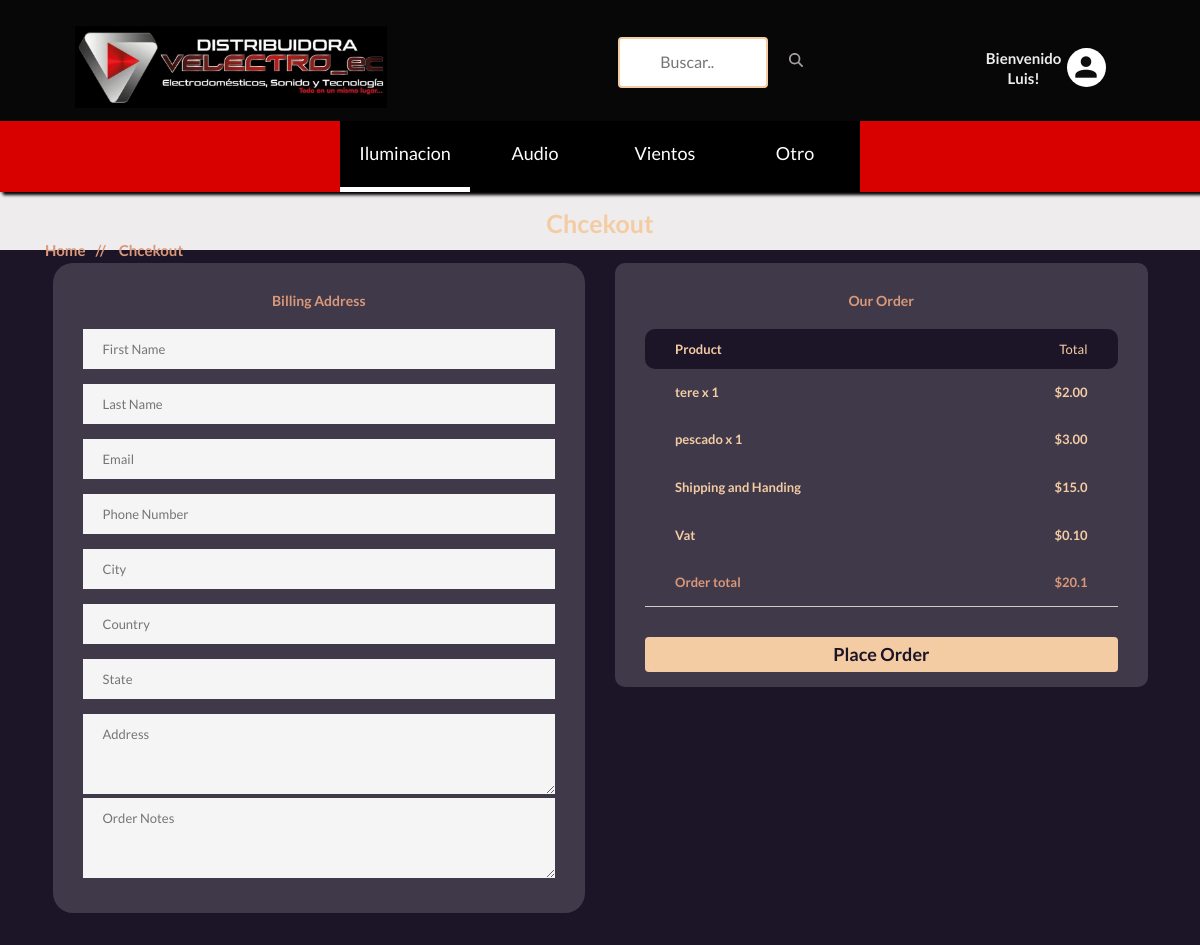
The page /orders/checkout/ (signed in) on the database its author committed.
### accounts/models.py (models this page shows, shortened)
class Account(AbstractBaseUser):
    first_name = models.CharField(max_length=50)
    last_name = models.CharField(max_length=50)
    username = models.CharField(max_length=50, unique=True)
    email = models.EmailField(max_length=100, unique=True)
    Phone_number = models.CharField(max_length=50)
    is_admin = models.BooleanField(default=False)
    is_staff = models.BooleanField(default=False)
    is_active = models.BooleanField(default=False)
    is_superadmin = models.BooleanField(default=False)
    date_joined_for_format = models.DateTimeField(auto_now_add=True)
    last_login_for_format  = models.DateTimeField(auto_now_add=True)
    USERNAME_FIELD = 'email'
    REQUIRED_FIELDS = ['username', 'first_name', 'last_name']
    objects = AccountManger()

### shop/models.py (models this page shows, shortened)
class Subcategory(models.Model):
    name = models.CharField(max_length=100, unique=True)
    slug = models.SlugField(max_length=100, unique=True)
    class Meta:
        verbose_name = 'Categoria'
        verbose_name_plural = 'categorias'
    def get_subcategory_slug_url(self):
        return reverse('shop:subcategries', args=[self.slug])

class Product(models.Model):
    subcategory = models.ForeignKey(Subcategory, on_delete=models.CASCADE, default=True, null=False)
    category = models.ForeignKey(Category, on_delete=models.CASCADE, default=True, null=False)
    name = models.CharField(max_length=100, unique=True)
    slug = models.SlugField(max_length=100, unique=True)
    description = models.TextField(max_length=300, blank=True)
    price = models.DecimalField(max_digits=6, decimal_places=2)
    discount = models.DecimalField(max_digits=6, decimal_places=2, default=0.00)
    image = models.ImageField(upload_to='photos/products')
    stock = models.IntegerField()
    new = models.BooleanField(default=False)
    is_available = models.BooleanField(default=True)
    date_joined_for_format = models.DateTimeField(auto_now_add=True)
    last_login_for_format = models.DateTimeField(auto_now=True)
    class Meta:
        verbose_name_plural = 'Products'
        ordering = ('-date_joined_for_format',)

### cart/models.py (models this page shows, shortened)
class CartItem(models.Model):
    user = models.ForeignKey(Account, on_delete=models.CASCADE, null=True )
    product = models.ForeignKey(Product, on_delete=models.CASCADE)
    variation = models.ManyToManyField(Variation, blank=True)
    cart = models.ForeignKey(Cart, on_delete=models.CASCADE, null=True)
    quantity = models.IntegerField()
    is_active = models.BooleanField(default=True)
    def sub_total(self):
        return self.product.price * self.quantity

### orders/views.py (the view)
# urls.py: path('checkout/', views.checkout, name='checkout'),
@login_required(login_url = 'accounts:login')
def checkout(request,total=0, total_price=0, quantity=0, cart_items=None):
    tax = 0.00
    handing = 0.00
    try:
        if request.user.is_authenticated:
            cart_items = CartItem.objects.filter(user=request.user, is_active=True)
        else:
            cart = Cart.objects.get(cart_id=_cart_id(request))
            cart_items = CartItem.objects.filter(cart=cart, is_active=True)
        for cart_item in cart_items:
            total_price += (cart_item.product.price * cart_item.quantity)
            quantity += cart_item.quantity
        total = total_price + 10
    except ObjectDoesNotExist:
        pass # just ignore
    tax = round(((2 * total_price)/100), 2)
    grand_total = total_price + tax
    handing = 15.00
    total = float(grand_total) + handing
    context = {
        'total_price': total_price,
        'quantity': quantity,
        'cart_items':cart_items,
        'handing': handing,
        'vat' : tax,
        'order_total': total,
    }
    return render(request, 'shop/orders/checkout/checkout.html', context)

### shop/context_processors.py (called while the page is built)
def category_list(request):
    return {
        'categories' : Category.objects.all(),
        'subcategories': Subcategory.objects.all()
    }

### shop/models.py (called while the page is built)
    def get_category_slug_url(self):
        return reverse('shop:categries', args=[self.subcategory1.slug,self.slug])

### templates/shop/orders/checkout/checkout.html (shortened to what this page needs)
{% extends '../../../base.html' %}
{% load static %}
{% block content %}
<div class="pages-title section-padding">
    <div class="container">
        <div class="row">
            <div class="col-xs-12">
                <div class="pages-title-text text-center">
                    <h2 style="color:#f4cca4">Chcekout</h2>
                    <ul class="text-left">
                        <li><a style="color:#d99879" href="\">Home </a></li>
                        <li style="color:#d99879"><span> // </span>Chcekout</li>
                    </ul>
                </div>
            </div>
        </div>
    </div>
</div>
<section style="margin-bottom:50;background:#1c1427" class="pages checkout section-padding">
    <div class="container">
        <div class="row">
        <form action="{% url 'orders:payment' %}" method="post">
            <div class="col-sm-6">
                <div style="border-radius:20px;" class="main-input single-cart-form padding60">
                    <div class="log-title text-center">
                        <h3><strong style="color:#d99879">Billing Address</strong></h3>
                    </div>
                    <div class="custom-input">
                            <input type="text" name="first_name" placeholder="First Name" required />
                            <input type="text" name="last_name" placeholder="Last Name" required />
                            <input type="text" name="email" placeholder="Email" required />
                            <input type="text" name="phone" placeholder="Phone Number" required />
                            <input type="text" name="city" placeholder="City" required />
                            <input type="text" name="country" placeholder="Country" required />
                            <input type="text" name="state" placeholder="State" required />
                            <div class="custom-mess">
                                <textarea rows="2" placeholder="Address" name="address" required></textarea>
                            </div>
                            <div class="custom-mess">
                                <textarea rows="2" placeholder="Order Notes" name="order_note"></textarea>
                            </div>
                    </div>
                </div><br>
            </div>
            <div class="col-xs-12 col-sm-6">
                <div style="border-radius:10px;" class="padding60">
                    <div class="log-title text-center">
                        <h3><strong style="color:#d99879">Our order</strong></h3>
                    </div>
                    <div class="cart-form-text pay-details table-responsive">
                        <table>
                            <thead>
                                <tr  >
                                    <th style="color:#f4cca4;background:#1c1427;border-radius:10px 0 0 10px;">Product</th>
                                    <td style="color:#f4cca4;background:#1c1427;border-radius:0 10px 10px 0;">Total</td>
                                </tr>
                            </thead>
                            <tbody>
                                {% for cart_item in cart_items %}
                                <tr>
                                    <th>{{cart_item.product.name}} x {{cart_item.quantity}}</th>
                                    <td>${{cart_item.sub_total}}</td>
                                </tr>
                                {% endfor %}
                                <tr>
                                    <th>Shipping and Handing</th>
                                    <td>${{handing}}</td>
                                </tr>
                                <tr>
                                    <th>Vat</th>
                                    <td>${{vat}}</td>
                                </tr>
                                <tr style="color:#d99879">
                                    <th>Order total</th>
                                    <td>${{order_total}}</td>
                                </tr>
                            </tbody>
                        </table>
                        <div  style="width:100%" class="submit-text">
                        <button href="#" class="btn btn-warning" style="background:#f4cca4;color:#1c1427; width:100% ; text-transform: capitalize;font-size:18px"><b>Place Order</b></button>
                        </div>
                    </div>
                </div>
            </div>
        </form>
        </div>
    </div>
</section>
{% endblock content %}

### templates/base.html (shortened to what this page needs)
{% load static %}
<!doctype html>
<html class="no-js" lang="">
<head>
    <link href="https://cdn.jsdelivr.net/npm/bootstrap@5.3.1/dist/css/bootstrap.min.css" rel="stylesheet">
    <link rel="stylesheet" href="{% static 'css/bootstrap.min.css' %}">
    <link rel="stylesheet" href="{% static 'css/animate.css' %}">
    <link rel="stylesheet" href="{% static 'css/materialdesignicons.min.css' %}">
    <link rel="stylesheet" href="{% static 'css/jquery.simpleLens.css' %}">
    <link rel="stylesheet" href="{% static 'css/jquery-ui.min.css' %}">
    <link rel="stylesheet" href="{% static 'css/meanmenu.min.css' %}">
    <link rel="stylesheet" href="{% static 'css/nivo-slider.css' %}">
    <link rel="stylesheet" href="{% static 'css/owl.carousel.css' %}">
    <link rel="stylesheet" href="{% static 'css/style.css' %}">
    <link rel="stylesheet" href="{% static 'css/responsive.css' %}">
    <link rel="stylesheet" href="https://cdnjs.cloudflare.com/ajax/libs/font-awesome/4.7.0/css/font-awesome.min.css">
</head>
<body style="background: rgb(238, 236, 236)">
    <header style="background:black" class="header-one header-two">
        <div class="container-primer">
            <div class="img">
                <a href="\"> <img src="{% static '/img/logo2.jpg' %}" alt="">
                </a>
            </div>
            <div class="searches">
                <form id="searchh" action={% url 'shop:search' %} method="GET">
                    <input  type="text" name="keyword" placeholder="Buscar..">
                    <div class="btn">
                    </div>
                </form>
            </div>
            <div class="middel-top clearfix tercero">
                    <div class="welcome">
                        {% if user.id is None %}
                        <div class="welcome-profile">
                            <p style="color:rgb(238, 236, 236)"><b>Bienvenido</b></p>
                        </div>
                        {% else %}
                        <div class="welcome-profile">
                            <p style="color:rgb(238, 236, 236)"><b>Bienvenido {{user.first_name | capfirst}}!</b></p>
                        </div>
                        {% endif %}
                    </div>
                    <div class="profile">
                        <ul class="clearfix right floatright panel-up">
                            <li>
                                <a style="color:rgb(14, 13, 13)" href="#"><i class="mdi mdi-account"></i></a>
                            </li>
                        </ul>
                    </div>
            </div>
         </div>
        <div>
            <ul class="fase-child">
                {% for subcategory in subcategories %}
                <li class="sub-list"><a style="color:white" href={{subcategory.get_subcategory_slug_url}}>{{subcategory.name}}</a>
                </li>
                {% endfor %}
            </ul>
        </div>
    </header>
    {% block content %}
    {% endblock content %}
</body>
</html>

### core/static/css/responsive.css (style rules this page uses)
@media (min-width: 1200px) and (max-width: 1666px) { html { overflow-x: hidden } }
@media (min-width: 1200px) and (max-width: 1666px) { html { overflow-x: hidden; } }
@media (min-width: 1200px) and (max-width: 1265px) { html { overflow-x: hidden } }
@media (min-width: 1170px) and (max-width: 1200px) { html { overflow-x: hidden } }
header .logo,.middel-top .right a { line-height: 50px; }
.middel-top .center ,.middel-top .left, .middel-top .right { width: 100%; }
.middel-top,.middel-top .center { border: 0 none; }
.middel-top { display: inline-block; position: relative; text-align: center; }
.pages-title-text h2 { font-size: 25px; }
.pages-title ul.text-left { top: 35px; }
.padding60 { padding: 30px; }
.pages table { width: 700px; }
.checkout.pages table,.cart-page .pay-details table { width: 320px; }
.log-title > h3 { margin-bottom: 20px; font-size:14px; }

### templates/base.html (style rules this page uses)
#searchh input[type=text] { width: 150px; margin-top:10px; margin-bottom:10px; box-sizing: border-box; border: 2px solid #f4cca4; border-radius: 4px; font-size: 16px; color:#1c1427; background-color: #fff; background-position: 10px 10px; background-repeat: no-repeat; padding: 12px 20px 12px 40px; -webkit-transition: width 0.4s ease-in-out; transition: width 0.4s ease-in-out; }
svg { fill:#a7a0a0 }

### rows shown on the page
Account: first_name "Luis"
Subcategory: name "Iluminacion"
Subcategory: name "Audio"
Subcategory: name "Vientos"
Subcategory: name "Otro"
CartItem: product.name "tere", quantity "1", sub_total "2.00"
CartItem: product.name "pescado", quantity "1", sub_total "3.00"

### other values the page prints
{{ handing }} "15.0"
{{ vat }} "0.10"
{{ order_total }} "20.1"
